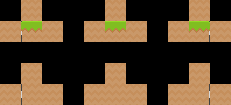

Rendered tile map (Tiled .tmx) drawn with the repository's tilesets; below, a short description and the full map source, tile grids included:
An orthogonal 11x5 tile map with 21x21 px tiles, 5 tile layers (regions_input, input_Foreground, inputnot_Foreground, regions_output, ...).

<map version="1.0" orientation="orthogonal" renderorder="right-down" width="11" height="5" tilewidth="21" tileheight="21" nextobjectid="14">
 <properties>
  <property name="DeleteTiles" type="bool" value="false" />
 </properties>
 <tileset firstgid="1" name="Cooperace Simple" tilewidth="21" tileheight="21" tilecount="18" columns="6">
  <image source="../tilesets/simple.png" width="126" height="63" />
  <tile id="4">
   <properties>
    <property name="Player" value="" />
   </properties>
  </tile>
 </tileset>
 <layer name="regions_input" width="11" height="5">
  <data encoding="csv">
0,11,0,0,0,11,0,0,0,11,0,
11,11,11,0,11,11,11,0,11,11,11,
0,0,0,0,0,0,0,0,0,0,0,
0,11,0,0,0,11,0,0,0,11,0,
11,11,11,0,11,11,11,0,11,11,11
</data>
 </layer>
 <layer name="input_Foreground" width="11" height="5">
  <data encoding="csv">
0,0,0,0,0,0,0,0,0,0,0,
0,14,14,0,14,14,14,0,14,14,0,
0,0,0,0,0,0,0,0,0,0,0,
0,14,0,0,0,14,0,0,0,14,0,
0,14,14,0,14,14,14,0,14,14,0
</data>
 </layer>
 <layer name="inputnot_Foreground" width="11" height="5">
  <data encoding="csv">
0,14,0,0,0,14,0,0,0,14,0,
14,0,0,0,0,0,0,0,0,0,14,
0,0,0,0,0,0,0,0,0,0,0,
0,0,0,0,0,0,0,0,0,0,0,
14,0,0,0,0,0,0,0,0,0,14
</data>
 </layer>
 <layer name="regions_output" width="11" height="5">
  <data encoding="csv">
0,0,0,0,0,0,0,0,0,0,0,
0,10,0,0,0,10,0,0,0,10,0,
0,0,0,0,0,0,0,0,0,0,0,
0,0,0,0,0,0,0,0,0,0,0,
0,10,0,0,0,10,0,0,0,10,0
</data>
 </layer>
 <layer name="output_Trim" width="11" height="5">
  <data encoding="csv">
0,0,0,0,0,0,0,0,0,0,0,
0,7,0,0,0,8,0,0,0,9,0,
0,0,0,0,0,0,0,0,0,0,0,
0,0,0,0,0,0,0,0,0,0,0,
0,13,0,0,0,14,0,0,0,15,0
</data>
 </layer>
</map>